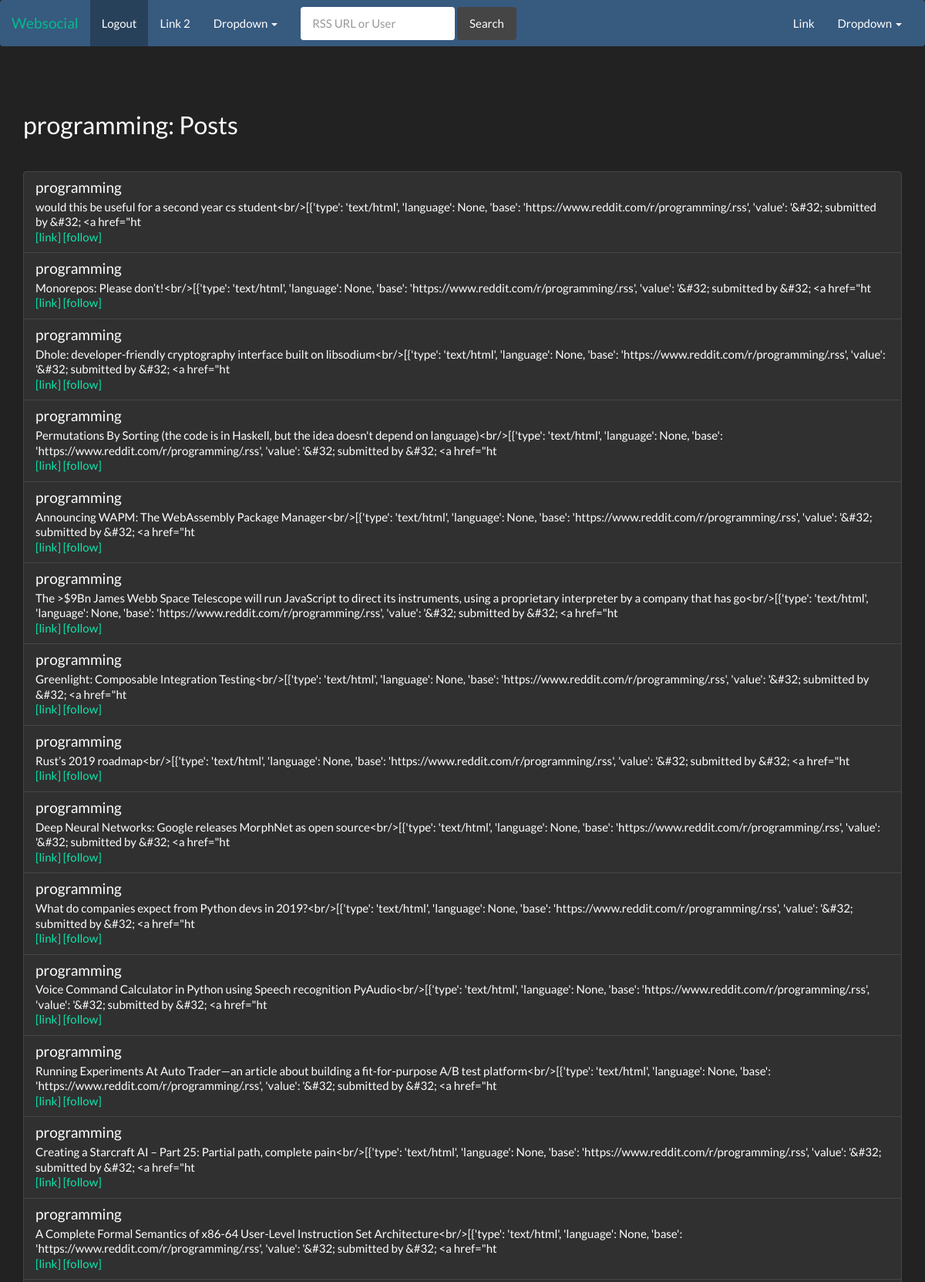
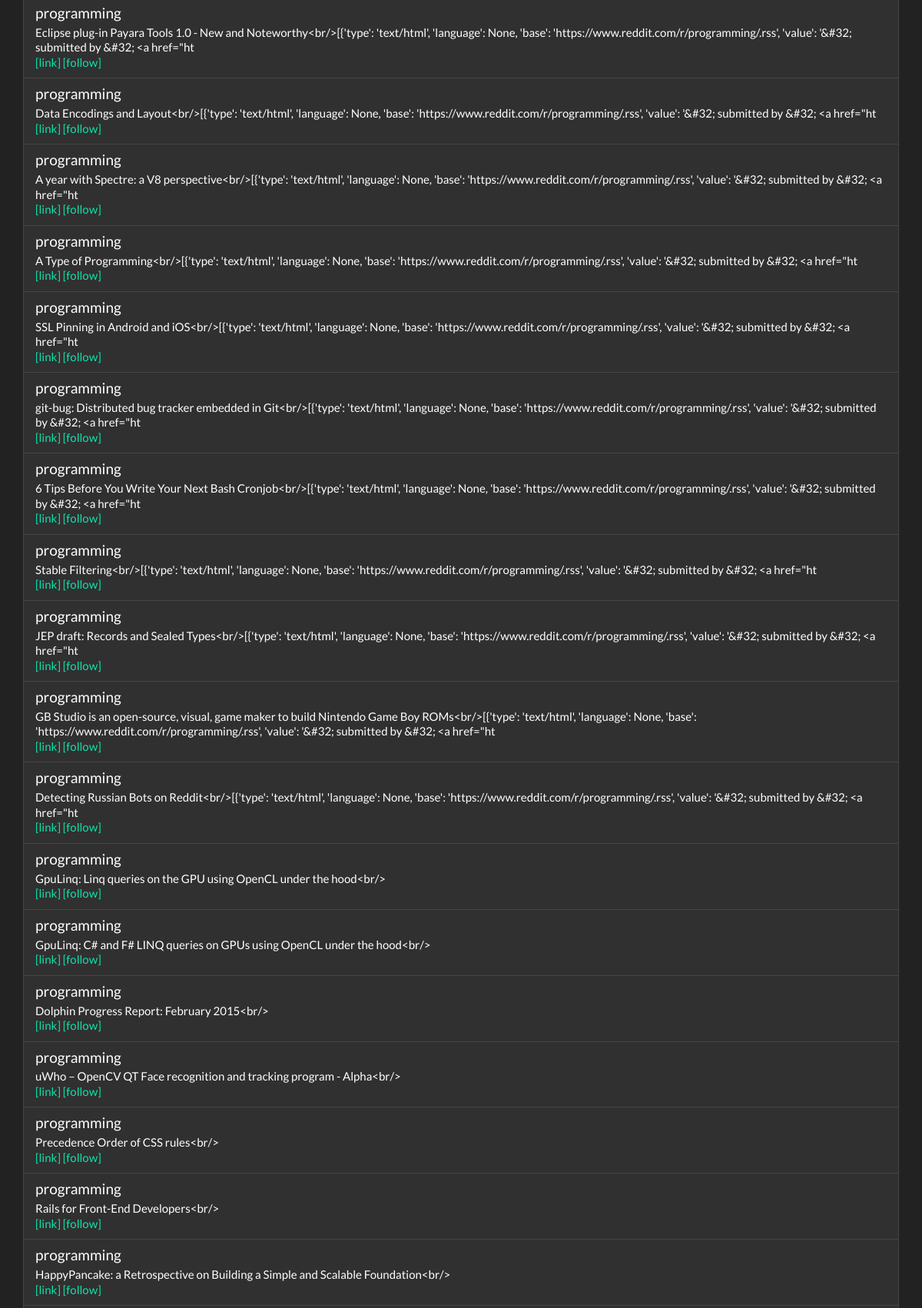
The page /user/7/ (upper part) on the database its author committed (2 pictures, top to bottom).
### websocial/models.py (models this page shows, shortened)
class Status(models.Model):
    user = models.ForeignKey(User, null=False, on_delete=models.CASCADE)
    url = models.URLField(max_length=256, null=True, blank=True)
    text = models.TextField()
    re_status = models.ForeignKey('Status', related_name='re', null=True, blank=True, on_delete=models.SET_NULL)
    shares_status = models.ForeignKey('Status', related_name='shares', null=True, blank=True, on_delete=models.SET_NULL)
    pub_date = models.DateTimeField(null=False)
    remote = models.BooleanField(null=False, default=False)
    class Meta:
        ordering = ['-pub_date']

class User(models.Model):
    nick = models.CharField(max_length=30, null=False, unique=True)
    url = models.URLField(max_length=256, null=True, blank=True)
    name = models.CharField(max_length=50, null=True, blank=True)
    local_user = models.ForeignKey(LocalUser, null=True, blank=True, on_delete=models.CASCADE)
    email = models.EmailField(max_length=254, null=True, blank=True)
    remote = models.BooleanField(null=False, default=False)
    following = models.ManyToManyField('User', symmetrical=False, null=True, blank=True)

### websocial/views.py (the view)
# urls.py: url(r'^user/(?P<user_id>\d+)/$', views.user_statuses),
def user_statuses(request, user_id):
    user = User.objects.get(pk=int(user_id))
    title = "%s: Posts" % user.name
    entries = user.status_set.all()[:100]
    logged_in_user = _logged_in_user(request)
    if logged_in_user:
        logged_in_id = logged_in_user.id
    else:
        logged_in_id = None
    return HttpResponse(render(request, 'websocial/timeline.html', {
        'title': title,
        'entries': entries,
        'user_id': logged_in_id,
        'poll_url': '/user/%d/status/json/' % user.id}))

### websocial/views.py (called while the page is built)
def _logged_in_user(request):
    if not request.user.is_authenticated:
        return None
    return User.objects.get(local_user=request.user)

### templates/websocial/timeline.html (shortened to what this page needs)
{% extends 'websocial/base.html' %}
{% block body %}
<div class="page-header">
    <h2>{{title}}</h2>
</div>
<div class="list-group" id="timeline">
{% for entry in entries %}
    <div class="list-group-item" id="status{{entry.id}}">
    <h4 class="list-group-item-heading">{{ entry.user.name }}</h4>
    <p class="list-group-item-text">{{entry.text}}</p>
    <p class="list-group-item-text">
        <a href="{{ entry.url }}">[link]</a>
	<a href="#" id="toggleFollow{{entry.user.id}}" user_id="{{entry.user.id}}">[follow]</a>
    </p>
    </div>
{% endfor %}
</div>
{% endblock %}

### rows shown on the page
Status: user.name "programming", text "would this be useful for a second year cs student<br/>[{'type': 'text/html', 'language': None, 'base': 'https://www.reddit.com/r/programming/.rss', 'value': '&#32; submitted by &#32; <a href=\"ht"
Status: user.name "programming", text "Monorepos: Please don’t!<br/>[{'type': 'text/html', 'language': None, 'base': 'https://www.reddit.com/r/programming/.rss', 'value': '&#32; submitted by &#32; <a href=\"ht"
Status: user.name "programming", text "Dhole: developer-friendly cryptography interface built on libsodium<br/>[{'type': 'text/html', 'language': None, 'base': 'https://www.reddit.com/r/programming/.rss', 'value': '&#32; submitted by &#32; <a href=\"ht"
Status: user.name "programming", text "Permutations By Sorting (the code is in Haskell, but the idea doesn't depend on language)<br/>[{'type': 'text/html', 'language': None, 'base': 'https://www.reddit.com/r/programming/.rss', 'value': '&#32; submitted by &#32; <a href=\"ht"
Status: user.name "programming", text "Announcing WAPM: The WebAssembly Package Manager<br/>[{'type': 'text/html', 'language': None, 'base': 'https://www.reddit.com/r/programming/.rss', 'value': '&#32; submitted by &#32; <a href=\"ht"
Status: user.name "programming", text "The >$9Bn James Webb Space Telescope will run JavaScript to direct its instruments, using a proprietary interpreter by a company that has go<br/>[{'type': 'text/html', 'language': None, 'base': 'https://www.reddit.com/r/programming/.rss', 'value': '&#32; submitted by &#32; <a href=\"ht"
Status: user.name "programming", text "Greenlight: Composable Integration Testing<br/>[{'type': 'text/html', 'language': None, 'base': 'https://www.reddit.com/r/programming/.rss', 'value': '&#32; submitted by &#32; <a href=\"ht"
Status: user.name "programming", text "Rust’s 2019 roadmap<br/>[{'type': 'text/html', 'language': None, 'base': 'https://www.reddit.com/r/programming/.rss', 'value': '&#32; submitted by &#32; <a href=\"ht"
Status: user.name "programming", text "Deep Neural Networks: Google releases MorphNet as open source<br/>[{'type': 'text/html', 'language': None, 'base': 'https://www.reddit.com/r/programming/.rss', 'value': '&#32; submitted by &#32; <a href=\"ht"
Status: user.name "programming", text "What do companies expect from Python devs in 2019?<br/>[{'type': 'text/html', 'language': None, 'base': 'https://www.reddit.com/r/programming/.rss', 'value': '&#32; submitted by &#32; <a href=\"ht"
Status: user.name "programming", text "Voice Command Calculator in Python using Speech recognition PyAudio<br/>[{'type': 'text/html', 'language': None, 'base': 'https://www.reddit.com/r/programming/.rss', 'value': '&#32; submitted by &#32; <a href=\"ht"
Status: user.name "programming", text "Running Experiments At Auto Trader—an article about building a fit-for-purpose A/B test platform<br/>[{'type': 'text/html', 'language': None, 'base': 'https://www.reddit.com/r/programming/.rss', 'value': '&#32; submitted by &#32; <a href=\"ht"
Status: user.name "programming", text "Creating a Starcraft AI – Part 25: Partial path, complete pain<br/>[{'type': 'text/html', 'language': None, 'base': 'https://www.reddit.com/r/programming/.rss', 'value': '&#32; submitted by &#32; <a href=\"ht"
Status: user.name "programming", text "A Complete Formal Semantics of x86-64 User-Level Instruction Set Architecture<br/>[{'type': 'text/html', 'language': None, 'base': 'https://www.reddit.com/r/programming/.rss', 'value': '&#32; submitted by &#32; <a href=\"ht"
Status: user.name "programming", text "Eclipse plug-in Payara Tools 1.0 - New and Noteworthy<br/>[{'type': 'text/html', 'language': None, 'base': 'https://www.reddit.com/r/programming/.rss', 'value': '&#32; submitted by &#32; <a href=\"ht"
Status: user.name "programming", text "Data Encodings and Layout<br/>[{'type': 'text/html', 'language': None, 'base': 'https://www.reddit.com/r/programming/.rss', 'value': '&#32; submitted by &#32; <a href=\"ht"
Status: user.name "programming", text "A year with Spectre: a V8 perspective<br/>[{'type': 'text/html', 'language': None, 'base': 'https://www.reddit.com/r/programming/.rss', 'value': '&#32; submitted by &#32; <a href=\"ht"
Status: user.name "programming", text "A Type of Programming<br/>[{'type': 'text/html', 'language': None, 'base': 'https://www.reddit.com/r/programming/.rss', 'value': '&#32; submitted by &#32; <a href=\"ht"
Status: user.name "programming", text "SSL Pinning in Android and iOS<br/>[{'type': 'text/html', 'language': None, 'base': 'https://www.reddit.com/r/programming/.rss', 'value': '&#32; submitted by &#32; <a href=\"ht"
Status: user.name "programming", text "git-bug: Distributed bug tracker embedded in Git<br/>[{'type': 'text/html', 'language': None, 'base': 'https://www.reddit.com/r/programming/.rss', 'value': '&#32; submitted by &#32; <a href=\"ht"
Status: user.name "programming", text "6 Tips Before You Write Your Next Bash Cronjob<br/>[{'type': 'text/html', 'language': None, 'base': 'https://www.reddit.com/r/programming/.rss', 'value': '&#32; submitted by &#32; <a href=\"ht"
Status: user.name "programming", text "Stable Filtering<br/>[{'type': 'text/html', 'language': None, 'base': 'https://www.reddit.com/r/programming/.rss', 'value': '&#32; submitted by &#32; <a href=\"ht"
Status: user.name "programming", text "JEP draft: Records and Sealed Types<br/>[{'type': 'text/html', 'language': None, 'base': 'https://www.reddit.com/r/programming/.rss', 'value': '&#32; submitted by &#32; <a href=\"ht"
Status: user.name "programming", text "GB Studio is an open-source, visual, game maker to build Nintendo Game Boy ROMs<br/>[{'type': 'text/html', 'language': None, 'base': 'https://www.reddit.com/r/programming/.rss', 'value': '&#32; submitted by &#32; <a href=\"ht"
Status: user.name "programming", text "Detecting Russian Bots on Reddit<br/>[{'type': 'text/html', 'language': None, 'base': 'https://www.reddit.com/r/programming/.rss', 'value': '&#32; submitted by &#32; <a href=\"ht"
Status: user.name "programming", text "GpuLinq: Linq queries on the GPU using OpenCL under the hood<br/>"
Status: user.name "programming", text "GpuLinq: C# and F# LINQ queries on GPUs using OpenCL under the hood<br/>"
Status: user.name "programming", text "Dolphin Progress Report: February 2015<br/>"
Status: user.name "programming", text "uWho – OpenCV QT Face recognition and tracking program - Alpha<br/>"
Status: user.name "programming", text "Precedence Order of CSS rules<br/>"
Status: user.name "programming", text "Rails for Front-End Developers<br/>"
Status: user.name "programming", text "HappyPancake: a Retrospective on Building a Simple and Scalable Foundation<br/>"

### other values the page prints
{{ title }} "programming: Posts"
